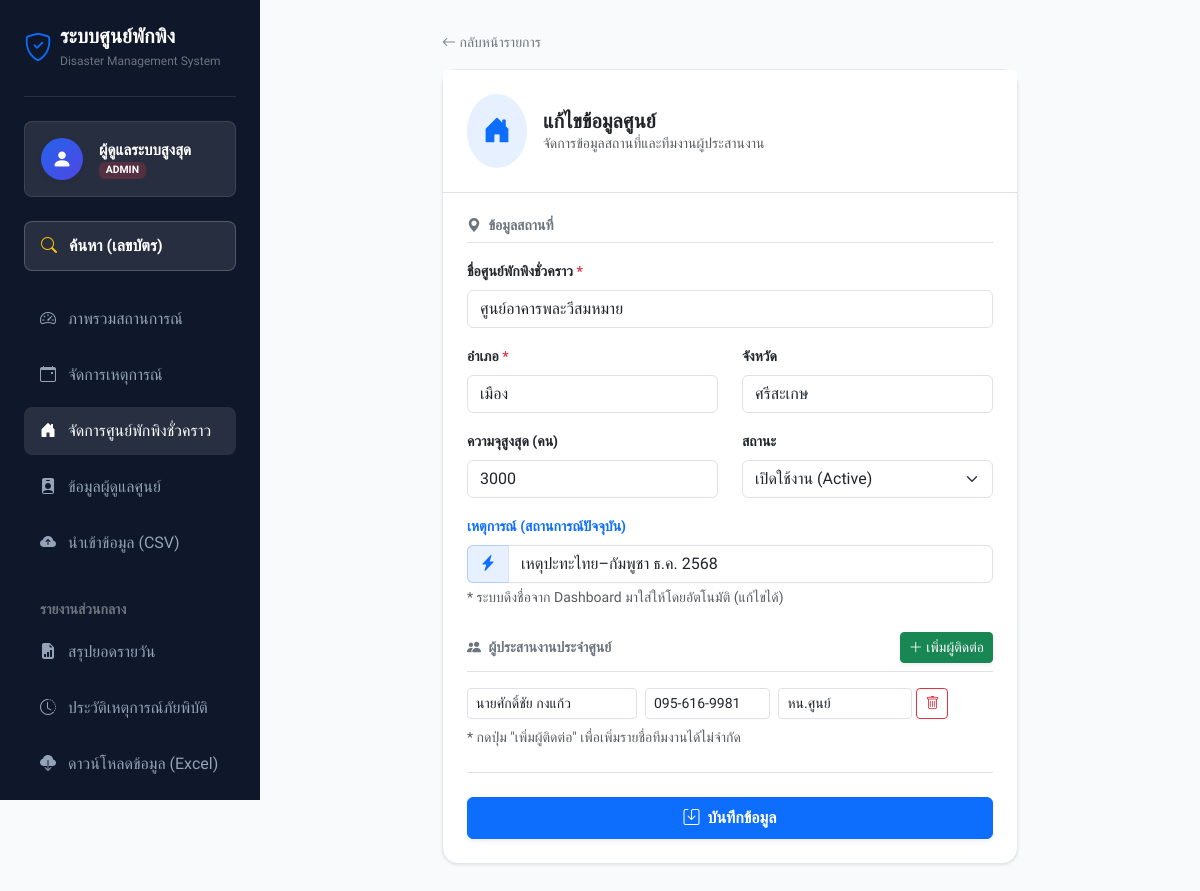
/shelter_form.php?id=22 (signed in), run on the app's committed database.
### tables this page shows
CREATE TABLE `shelters` (
  `id` int(11) NOT NULL,
  `name` varchar(150) NOT NULL,
  `district` varchar(100) NOT NULL,
  `province` varchar(100) DEFAULT 'ศรีสะเกษ',
  `capacity` int(11) DEFAULT 100,
  `status` enum('OPEN','CLOSED') DEFAULT 'OPEN',
  `current_event` varchar(150) DEFAULT NULL,
  `last_updated` timestamp NOT NULL DEFAULT current_timestamp() ON UPDATE current_timestamp()
);

CREATE TABLE `shelter_coordinators` (
  `id` int(11) NOT NULL,
  `shelter_id` int(11) NOT NULL,
  `name` varchar(150) NOT NULL,
  `phone` varchar(50) DEFAULT NULL,
  `position` varchar(100) DEFAULT NULL
);

### shelter_form.php (the view, shortened to what this page needs)
<?php
require_once 'config/db.php';
require_once 'includes/header.php';
$id = $_GET['id'] ?? '';
$data = [
    'name' => '',
    'district' => '',
    'province' => 'ศรีสะเกษ',
    'capacity' => '100',
    'current_event' => '',
    'status' => 'OPEN'
];
$coordinators = [];
$title = 'เพิ่มศูนย์พักพิงชั่วคราวใหม่';
if ($id) {
    $title = 'แก้ไขข้อมูลศูนย์';
    $stmt = $pdo->prepare("SELECT * FROM shelters WHERE id = ?");
    $stmt->execute([$id]);
    $fetched = $stmt->fetch(PDO::FETCH_ASSOC);
    if ($fetched) $data = $fetched;
    $stmt_coord = $pdo->prepare("SELECT * FROM shelter_coordinators WHERE shelter_id = ?");
    $stmt_coord->execute([$id]);
    $coordinators = $stmt_coord->fetchAll(PDO::FETCH_ASSOC);
}
?>
<div class="row justify-content-center">
    <div class="col-md-8">
        <div class="d-flex align-items-center gap-2 mb-3">
            <a href="shelter_list.php" class="text-decoration-none text-secondary small">
                <i class="bi bi-arrow-left"></i> กลับหน้ารายการ
            </a>
        </div>
        <div class="card card-modern animate-fade-in">
            <div class="card-header bg-white border-bottom p-4">
                <div class="d-flex align-items-center gap-3">
                    <div class="rounded-circle bg-primary bg-opacity-10 p-3 text-primary">
                        <i class="bi bi-house-door-fill fs-3"></i>
                    </div>
                    <div>
                        <h5 class="mb-0 fw-bold text-dark"><?php echo $title; ?></h5>
                        <p class="text-muted small mb-0">จัดการข้อมูลสถานที่และทีมงานผู้ประสานงาน</p>
                    </div>
                </div>
            </div>
            <div class="card-body p-4">
                <form action="shelter_save.php" method="POST">
                    <h6 class="text-uppercase text-secondary small fw-bold mb-3 border-bottom pb-2">
                        <i class="bi bi-geo-alt-fill me-1"></i> ข้อมูลสถานที่
                    </h6>
                    <div class="mb-3">
                        <label class="form-label small fw-bold">ชื่อศูนย์พักพิงชั่วคราว <span class="text-danger">*</span></label>
                        <input type="text" name="name" class="form-control" required
                               value="<?php echo $data['name']; ?>"
                               placeholder="เช่น วัดป่า..., โรงเรียน...">
                    </div>
                    <div class="row mb-3">
                        <div class="col-md-6">
                            <label class="form-label small fw-bold">อำเภอ <span class="text-danger">*</span></label>
                            <input type="text" name="district" class="form-control" required
                                   value="<?php echo $data['district']; ?>">
                        </div>
                        <div class="col-md-6">
                            <label class="form-label small fw-bold">จังหวัด</label>
                            <input type="text" name="province" class="form-control"
                                   value="<?php echo $data['province']; ?>">
                        </div>
                    </div>
                    <div class="row mb-3">
                        <div class="col-md-6">
                            <label class="form-label small fw-bold">ความจุสูงสุด (คน)</label>
                            <input type="number" name="capacity" class="form-control" required
                                   value="<?php echo $data['capacity']; ?>">
                        </div>
                        <div class="col-md-6">
                            <label class="form-label small fw-bold">สถานะ</label>
                            <select name="status" class="form-select">
                                <option value="OPEN" <?php echo ($data['status'] == 'OPEN') ? 'selected' : ''; ?>>
                                    เปิดใช้งาน (Active)
                                </option>
                            </select>
                        </div>
                    </div>
                    <div class="mb-4">
                        <label class="form-label small fw-bold text-primary">เหตุการณ์ (สถานการณ์ปัจจุบัน)</label>
                        <div class="input-group">
                            <span class="input-group-text bg-primary bg-opacity-10 text-primary border-primary border-opacity-25">
                                <i class="bi bi-lightning-charge-fill"></i>
                            </span>
                            <input type="text" name="current_event" class="form-control"
                                   value="<?php echo $data['current_event']; ?>"
                                   placeholder="เช่น อุทกภัย ต.ค. 2568">
                        </div>
                        <div class="form-text small text-muted mt-1">
                            * ระบบดึงชื่อจาก Dashboard มาใส่ให้โดยอัตโนมัติ (แก้ไขได้)
                        </div>
                    </div>
                    <div class="d-flex justify-content-between align-items-center mb-3 mt-4 border-bottom pb-2">
                        <h6 class="text-uppercase text-secondary small fw-bold mb-0">
                            <i class="bi bi-people-fill me-1"></i> ผู้ประสานงานประจำศูนย์
                        </h6>
                        <button type="button" class="btn btn-sm btn-success shadow-sm" onclick="addCoordinator()">
                            <i class="bi bi-plus-lg"></i> เพิ่มผู้ติดต่อ
                        </button>
                    </div>
                    <div id="coordinator-container">
                        <?php if(count($coordinators) > 0): ?>
                            <?php foreach($coordinators as $index => $coord): ?>
                                <div class="row g-2 mb-2 coordinator-row" id="row-old-<?php echo $index; ?>">
                                    <div class="col-md-4">
                                        <input type="text" name="coord_name[]" class="form-control form-control-sm"
                                               placeholder="ชื่อ-นามสกุล" value="<?php echo $coord['name']; ?>" required>
                                    </div>
                                    <div class="col-md-3">
                                        <input type="text" name="coord_phone[]" class="form-control form-control-sm"
                                               placeholder="เบอร์โทร" value="<?php echo $coord['phone']; ?>">
                                    </div>
                                    <div class="col-md-4 d-flex gap-1">
                                        <input type="text" name="coord_pos[]" class="form-control form-control-sm"
                                               placeholder="ตำแหน่ง (เช่น หน.ศูนย์)" value="<?php echo $coord['position']; ?>">
                                        <button type="button" class="btn btn-outline-danger btn-sm"
                                                onclick="removeRow('row-old-<?php echo $index; ?>')" title="ลบแถวนี้">
                                            <i class="bi bi-trash"></i>
                                        </button>
                                    </div>
                                </div>
                            <?php endforeach; ?>
                        <?php endif; ?>
                    </div>
                    <div class="form-text small mb-4">* กดปุ่ม "เพิ่มผู้ติดต่อ" เพื่อเพิ่มรายชื่อทีมงานได้ไม่จำกัด</div>
                    <div class="d-grid gap-2 border-top pt-4">
                        <button type="submit" class="btn btn-primary fw-bold py-2 shadow-sm">
                            <i class="bi bi-save me-1"></i> บันทึกข้อมูล
                        </button>
                    </div>
                </form>
            </div>
        </div>
    </div>
</div>
<?php require_once 'includes/footer.php'; ?>

### assets/css/style.css (style rules this page uses)
:root { --sidebar-width: 260px; --primary-color: #2563eb; --bg-color: #f8fafc; --sidebar-bg: #0f172a; --text-color: #334155; }
body { font-family: 'Sarabun', sans-serif; background-color: var(--bg-color); color: var(--text-color); overflow-x: hidden; }
.card-modern { background: white; border: 1px solid #e2e8f0; border-radius: 1rem; box-shadow: 0 1px 3px rgba(0,0,0,0.1); }

### shelter_form.php (style rules this page uses)
.animate-fade-in { animation: fadeIn 0.3s ease-in; }

### data on the page
shelters: name "ศูนย์อาคารพละวีสมหมาย", district "เมือง", province "ศรีสะเกษ", capacity "3000", status "เปิดใช้งาน (Active)", current_event "เหตุปะทะไทย–กัมพูชา ธ.ค. 2568"
shelter_coordinators: name "นายศักดิ์ชัย กงแก้ว", phone "095-616-9981", position "หน.ศูนย์"

### other printed values
$_SESSION['fullname'] "ผู้ดูแลระบบสูงสุด"
$_SESSION['role'] "ADMIN"
$title "แก้ไขข้อมูลศูนย์"
